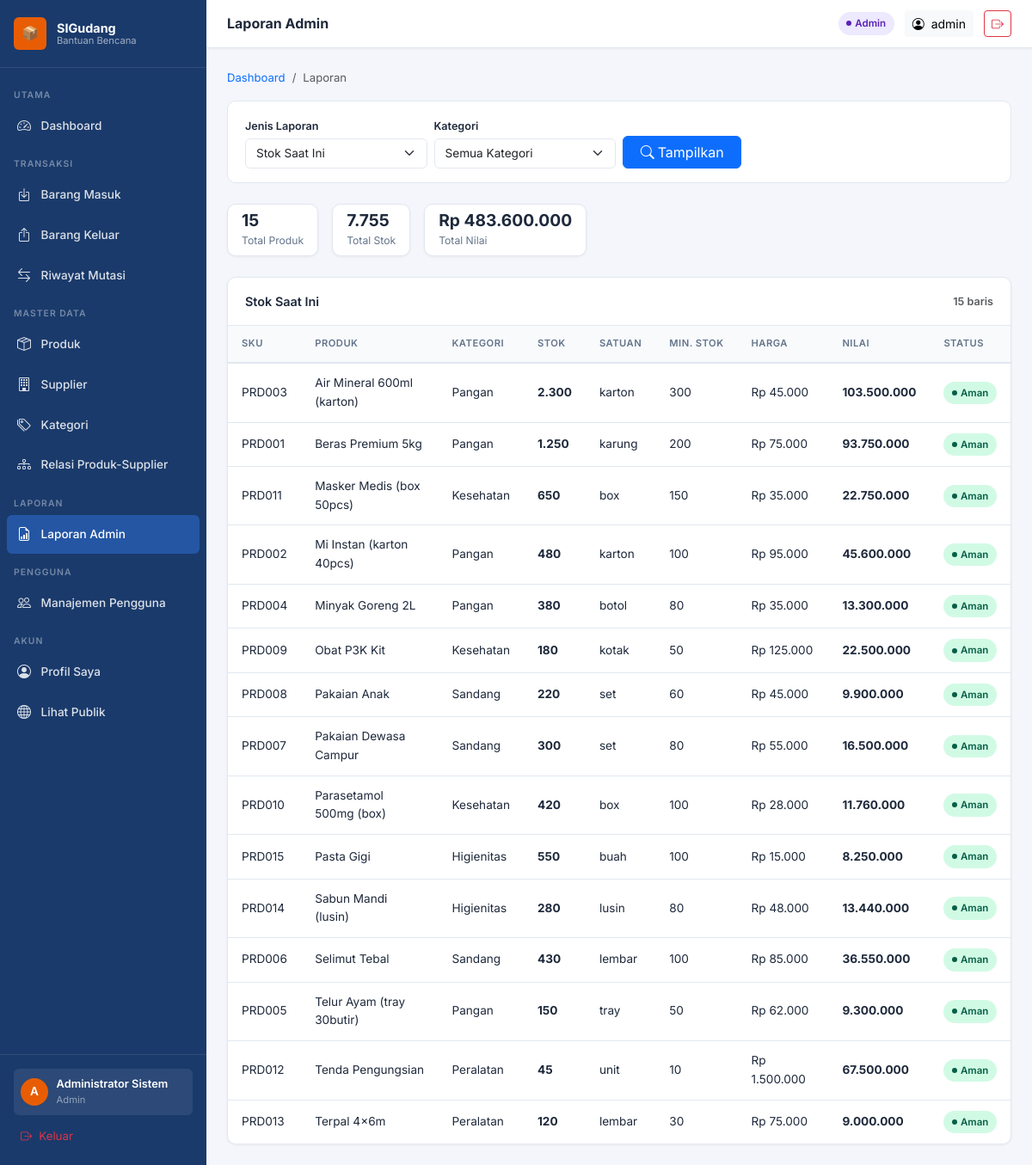
Page /admin/laporan.php (signed in) on the committed database.
### tables this page shows
CREATE TABLE `products` (
  `id`            INT UNSIGNED NOT NULL AUTO_INCREMENT,
  `category_id`   INT UNSIGNED NOT NULL,
  `sku`           VARCHAR(50)  NOT NULL,
  `name`          VARCHAR(200) NOT NULL,
  `unit`          VARCHAR(30)  NOT NULL DEFAULT 'pcs',
  `price`         DECIMAL(15,2) NOT NULL DEFAULT 0.00,
  `stock`         INT          NOT NULL DEFAULT 0,
  `minimum_stock` INT          NOT NULL DEFAULT 0,
  `description`   TEXT                  DEFAULT NULL,
  `is_public`     TINYINT(1)   NOT NULL DEFAULT 1,
  `created_at`    DATETIME     NOT NULL DEFAULT CURRENT_TIMESTAMP,
  PRIMARY KEY (`id`),
  UNIQUE KEY `uq_sku` (`sku`),
  KEY `fk_prod_cat` (`category_id`),
  CONSTRAINT `fk_prod_cat` FOREIGN KEY (`category_id`)
    REFERENCES `categories` (`id`) ON UPDATE CASCADE ON DELETE RESTRICT
);

CREATE TABLE `categories` (
  `id`          INT UNSIGNED NOT NULL AUTO_INCREMENT,
  `name`        VARCHAR(100) NOT NULL,
  `description` TEXT                  DEFAULT NULL,
  `created_at`  DATETIME     NOT NULL DEFAULT CURRENT_TIMESTAMP,
  PRIMARY KEY (`id`),
  UNIQUE KEY `uq_cat_name` (`name`)
);

### helpers/functions.php (called while the page is built, shortened)
<?php
function e(string $str): string {
    return htmlspecialchars($str, ENT_QUOTES | ENT_HTML5, 'UTF-8');
}
function formatNumber(float $num, int $dec = 0): string {
    return number_format($num, $dec, ',', '.');
}
function formatRupiah(float $num): string {
    return 'Rp ' . number_format($num, 0, ',', '.');
}
function sanitizeString(mixed $val, int $maxLen = 500): string {
    $s = trim((string)($val ?? ''));
    return mb_substr($s, 0, $maxLen);
}

### admin/laporan.php (the view, shortened to what this page needs)
<?php
require_once dirname(__DIR__) . '/helpers/functions.php';
$db = getDB();
$jenis     = sanitizeString($_GET['jenis']  ?? 'stok_sekarang', 40);
$jenisList = [
  'stok_sekarang'  => 'Stok Saat Ini',
  'stok_kategori'  => 'Stok per Kategori',
  'barang_masuk'   => 'Barang Masuk',
  'barang_keluar'  => 'Barang Keluar',
  'mutasi_stok'    => 'Mutasi Stok',
  'distribusi_tujuan' => 'Distribusi per Tujuan',
  'nilai_persediaan'  => 'Estimasi Nilai Persediaan',
  'aktivitas_user'    => 'Aktivitas Pengguna',
];
$data = [];
$columns = [];
$summary = [];
switch ($jenis) {
  case 'stok_sekarang':
    $where = "1=1"; $bind = [];
    $st = $db->prepare("SELECT p.sku, p.name AS produk, c.name AS kategori, p.stock, p.unit, p.minimum_stock, p.price, (p.stock*p.price) AS nilai, CASE WHEN p.stock<=p.minimum_stock AND p.minimum_stock>0 THEN 'Kritis' ELSE 'Aman' END AS status FROM products p JOIN categories c ON p.category_id=c.id WHERE $where ORDER BY p.name");
    $st->execute($bind);
    $data = $st->fetchAll();
    $columns = ['SKU','Produk','Kategori','Stok','Satuan','Min. Stok','Harga','Nilai','Status'];
    $summary = ['Total Produk'=>count($data), 'Total Stok'=>array_sum(array_column($data,'stock')), 'Total Nilai'=>formatRupiah(array_sum(array_column($data,'nilai')))];
    break;
}
include dirname(__DIR__) . '/views/partials/header_admin.php';
?>
<nav class="breadcrumb-bar"><ol class="breadcrumb"><li class="breadcrumb-item"><a href="<?= BASE_URL ?>/admin/dashboard.php">Dashboard</a></li><li class="breadcrumb-item active">Laporan</li></ol></nav>
<form method="GET" class="filter-bar mb-4">
  <div class="row g-2 align-items-end">
    <div class="col-md-3">
      <label class="form-label small fw-semibold mb-1">Jenis Laporan</label>
      <select name="jenis" class="form-select" onchange="this.form.submit()">
        <?php foreach ($jenisList as $k=>$v): ?>
          <option value="<?= $k ?>" <?= $jenis===$k?'selected':'' ?>><?= e($v) ?></option>
        <?php endforeach; ?>
      </select>
    </div>
    <?php if (in_array($jenis,['stok_sekarang','barang_masuk','barang_keluar'])): ?>
    <div class="col-md-3">
      <label class="form-label small fw-semibold mb-1">Kategori</label>
      <select name="cat" class="form-select"><option value="">Semua Kategori</option>
      </select>
    </div>
    <?php endif; ?>
    <div class="col-md-2">
      <button type="submit" class="btn btn-primary w-100"><i class="bi bi-search me-1"></i>Tampilkan</button>
    </div>
  </div>
</form>
<?php if (!empty($summary)): ?>
<div class="row g-3 mb-4">
  <?php foreach ($summary as $label=>$val): ?>
  <div class="col-auto">
    <div class="stat-card py-2 px-3">
      <div class="stat-body"><div class="stat-value" style="font-size:1.2rem"><?= is_numeric($val)?formatNumber((float)$val):$val ?></div><div class="stat-label"><?= e($label) ?></div></div>
    </div>
  </div>
  <?php endforeach; ?>
</div>
<?php endif; ?>
<div class="card-panel">
  <div class="card-panel-header">
    <span><?= e($jenisList[$jenis]) ?></span>
    <small class="text-muted"><?= count($data) ?> baris</small>
  </div>
  <div class="table-responsive">
    <table class="table-modern w-100">
      <thead><tr><?php foreach ($columns as $col): ?><th><?= e($col) ?></th><?php endforeach; ?></tr></thead>
      <tbody>
        <?php if (empty($data)): ?>
          <tr><td colspan="<?= count($columns) ?>" class="empty-state"><span class="empty-icon">📊</span>Tidak ada data</td></tr>
        <?php else: ?>
          <?php foreach ($data as $row): ?>
          <tr>
            <?php $vals = array_values($row); foreach ($vals as $i=>$cell): ?>
            <td>
              <?php if ($columns[$i]==='Status'): ?>
                <span class="badge-status <?= $cell==='Kritis'?'badge-kritis':'badge-aman' ?>"><?= e($cell) ?></span>
              <?php elseif ($columns[$i]==='Tipe'): ?>
                <span class="badge-status <?= $cell==='IN'?'badge-in':'badge-out' ?>"><?= $cell==='IN'?'Masuk':'Keluar' ?></span>
              <?php elseif ($columns[$i]==='Role'): ?>
                <span class="badge-status <?= $cell==='admin'?'badge-admin':'badge-staff' ?>"><?= ucfirst(e($cell)) ?></span>
              <?php elseif ($columns[$i]==='Tanggal'): ?>
                <?= e(formatDate((string)$cell,'d M Y')) ?>
              <?php elseif (in_array($columns[$i],['Stok','Jumlah','Total Stok','Total Qty','Nilai','Nilai Total','Total Transaksi','Transaksi Masuk','Transaksi Keluar','Jumlah Produk','transaksi','total_qty'])): ?>
                <strong><?= is_numeric($cell)?formatNumber((float)$cell):e((string)$cell) ?></strong>
              <?php elseif ($columns[$i]==='Harga' || $columns[$i]==='Harga/Unit' || $columns[$i]==='Nilai Total' || $columns[$i]==='Nilai'): ?>
                <?= formatRupiah((float)($cell??0)) ?>
              <?php else: ?>
                <?= e((string)($cell ?? '-')) ?>
              <?php endif; ?>
            </td>
            <?php endforeach; ?>
          </tr>
          <?php endforeach; ?>
        <?php endif; ?>
      </tbody>
    </table>
  </div>
</div>
<?php include dirname(__DIR__) . '/views/partials/footer_admin.php'; ?>

### assets/css/style.css (style rules this page uses)
:root { --primary: #1a3a6b; --primary-dark: #122a52; --primary-light: #2456a4; --accent: #e85d04; --accent-light: #ff6b08; --success: #0fa86a; --danger: #dc3545; --warning: #ffc107; --info: #0dcaf0; --sidebar-bg: #1a3a6b; --sidebar-text: rgba(255,255,255,0.85); --sidebar-hover: rgba(255,255,255,0.12); --sidebar-active:#2456a4; --body-bg: #f4f6fb; --card-bg: #ffffff; --border-color: #e2e8f0; --text-primary: #1e293b; --text-secondary:#64748b; --text-muted: #94a3b8; --shadow-sm: 0 1px 3px rgba(0,0,0,0.06); --shadow-md: 0 4px 16px rgba(0,0,0,0.08); --shadow-lg: 0 8px 32px rgba(0,0,0,0.12); --radius-sm: 6px; --radius-md: 10px; --radius-lg: 16px; --transition: all 0.2s ease; }
*, *::before, *::after { box-sizing: border-box; }
body { font-family: 'Inter', sans-serif; background: var(--body-bg); color: var(--text-primary); font-size: 0.9rem; line-height: 1.6; margin: 0; }
a { text-decoration: none; transition: var(--transition); }
.stat-card { background: var(--card-bg); border-radius: var(--radius-md); padding: 1.15rem 1rem; box-shadow: var(--shadow-sm); border: 1px solid var(--border-color); display: flex; align-items: center; gap: 0.85rem; transition: var(--transition); min-width: 0; height: 100%; }
.stat-card .stat-body { flex: 1; min-width: 0; overflow: hidden; }
.stat-card .stat-value { font-size: 1.55rem; font-weight: 700; color: var(--text-primary); line-height: 1.1; white-space: nowrap; }
.stat-card .stat-label { font-size: 0.76rem; color: var(--text-secondary); margin-top: 3px; white-space: nowrap; overflow: hidden; text-overflow: ellipsis; }
.card-panel { background: var(--card-bg); border-radius: var(--radius-md); box-shadow: var(--shadow-sm); border: 1px solid var(--border-color); }
.card-panel-header { padding: 1rem 1.25rem; border-bottom: 1px solid var(--border-color); display: flex; align-items: center; justify-content: space-between; font-weight: 600; font-size: 0.9rem; color: var(--text-primary); }
.table-modern { width: 100%; border-collapse: collapse; font-size: 0.85rem; }
.table-modern thead tr { background: #f8fafc; border-bottom: 2px solid var(--border-color); }
.table-modern th { padding: 0.75rem 1rem; font-weight: 600; color: var(--text-secondary); text-transform: uppercase; font-size: 0.7rem; letter-spacing: 0.5px; white-space: nowrap; }
.table-modern td { padding: 0.75rem 1rem; border-bottom: 1px solid var(--border-color); vertical-align: middle; }
.table-modern tbody tr:last-child td { border-bottom: none; }
.badge-status { display: inline-flex; align-items: center; gap: 4px; padding: 0.25rem 0.6rem; border-radius: 20px; font-size: 0.72rem; font-weight: 600; }
.badge-status::before { content: ''; width: 6px; height: 6px; border-radius: 50%; background: currentColor; }
.badge-aman { background: #d1fae5; color: #065f46; }
.filter-bar { background: var(--card-bg); border: 1px solid var(--border-color); border-radius: var(--radius-md); padding: 1rem 1.25rem; margin-bottom: 1rem; }
.filter-bar .form-control, .filter-bar .form-select { font-size: 0.85rem; border-color: var(--border-color); border-radius: var(--radius-sm); }
.table-responsive { overflow-x: auto; }
.breadcrumb-bar { background: none; padding: 0; margin-bottom: 1rem; }
.breadcrumb-bar .breadcrumb-item { font-size: 0.82rem; }

### rows in the picture
products: sku "PRD003", name "Air Mineral 600ml (karton)", category.name "Pangan", stock "2.300", unit "karton", minimum_stock "300", price "Rp 45.000", cell "103.500.000", cell "Aman"
products: sku "PRD001", name "Beras Premium 5kg", category.name "Pangan", stock "1.250", unit "karung", minimum_stock "200", price "Rp 75.000", cell "93.750.000", cell "Aman"
products: sku "PRD011", name "Masker Medis (box 50pcs)", category.name "Kesehatan", stock "650", unit "box", minimum_stock "150", price "Rp 35.000", cell "22.750.000", cell "Aman"
products: sku "PRD002", name "Mi Instan (karton 40pcs)", category.name "Pangan", stock "480", unit "karton", minimum_stock "100", price "Rp 95.000", cell "45.600.000", cell "Aman"
products: sku "PRD004", name "Minyak Goreng 2L", category.name "Pangan", stock "380", unit "botol", minimum_stock "80", price "Rp 35.000", cell "13.300.000", cell "Aman"
products: sku "PRD009", name "Obat P3K Kit", category.name "Kesehatan", stock "180", unit "kotak", minimum_stock "50", price "Rp 125.000", cell "22.500.000", cell "Aman"
products: sku "PRD008", name "Pakaian Anak", category.name "Sandang", stock "220", unit "set", minimum_stock "60", price "Rp 45.000", cell "9.900.000", cell "Aman"
products: sku "PRD007", name "Pakaian Dewasa Campur", category.name "Sandang", stock "300", unit "set", minimum_stock "80", price "Rp 55.000", cell "16.500.000", cell "Aman"
products: sku "PRD010", name "Parasetamol 500mg (box)", category.name "Kesehatan", stock "420", unit "box", minimum_stock "100", price "Rp 28.000", cell "11.760.000", cell "Aman"
products: sku "PRD015", name "Pasta Gigi", category.name "Higienitas", stock "550", unit "buah", minimum_stock "100", price "Rp 15.000", cell "8.250.000", cell "Aman"
products: sku "PRD014", name "Sabun Mandi (lusin)", category.name "Higienitas", stock "280", unit "lusin", minimum_stock "80", price "Rp 48.000", cell "13.440.000", cell "Aman"
products: sku "PRD006", name "Selimut Tebal", category.name "Sandang", stock "430", unit "lembar", minimum_stock "100", price "Rp 85.000", cell "36.550.000", cell "Aman"
products: sku "PRD005", name "Telur Ayam (tray 30butir)", category.name "Pangan", stock "150", unit "tray", minimum_stock "50", price "Rp 62.000", cell "9.300.000", cell "Aman"
products: sku "PRD012", name "Tenda Pengungsian", category.name "Peralatan", stock "45", unit "unit", minimum_stock "10", price "Rp 1.500.000", cell "67.500.000", cell "Aman"
products: sku "PRD013", name "Terpal 4x6m", category.name "Peralatan", stock "120", unit "lembar", minimum_stock "30", price "Rp 75.000", cell "9.000.000", cell "Aman"

### other values in the picture
substr($u['full_name'] ?: $u['username'], 0, 1) "A"
$u['full_name'] ?: $u['username'] "Administrator Sistem"
$role "Admin"
$pageTitle "Laporan Admin"
$u['username'] "admin"
formatNumber((float)$val) "15"
$label "Total Produk"
formatNumber((float)$val) "7.755"
$label "Total Stok"
$val "Rp 483.600.000"
$label "Total Nilai"
$jenisList[$jenis] "Stok Saat Ini"
count($data) "15"
$col "SKU"
$col "PRODUK"
